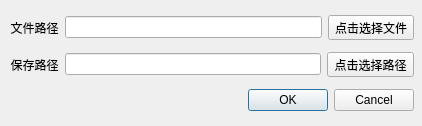
<?xml version="1.0" encoding="UTF-8"?>
<ui version="4.0">
 <class>Dialog</class>
 <widget class="QDialog" name="Dialog">
  <property name="geometry">
   <rect>
    <x>0</x>
    <y>0</y>
    <width>422</width>
    <height>126</height>
   </rect>
  </property>
  <property name="windowTitle">
   <string/>
  </property>
  <widget class="QWidget" name="verticalLayoutWidget">
   <property name="geometry">
    <rect>
     <x>10</x>
     <y>9</y>
     <width>404</width>
     <height>111</height>
    </rect>
   </property>
   <layout class="QVBoxLayout" name="verticalLayout">
    <item>
     <layout class="QHBoxLayout" name="horizontalLayout">
      <item>
       <widget class="QLabel" name="label">
        <property name="text">
         <string>文件路径</string>
        </property>
        <property name="alignment">
         <set>Qt::AlignCenter</set>
        </property>
       </widget>
      </item>
      <item>
       <widget class="QLineEdit" name="lineEdit">
        <property name="readOnly">
         <bool>true</bool>
        </property>
       </widget>
      </item>
      <item>
       <widget class="QToolButton" name="toolButton">
        <property name="minimumSize">
         <size>
          <width>0</width>
          <height>0</height>
         </size>
        </property>
        <property name="text">
         <string>点击选择文件</string>
        </property>
       </widget>
      </item>
     </layout>
    </item>
    <item>
     <layout class="QHBoxLayout" name="horizontalLayout_2">
      <item>
       <widget class="QLabel" name="label_2">
        <property name="text">
         <string>保存路径</string>
        </property>
        <property name="alignment">
         <set>Qt::AlignCenter</set>
        </property>
       </widget>
      </item>
      <item>
       <widget class="QLineEdit" name="lineEdit_2">
        <property name="readOnly">
         <bool>true</bool>
        </property>
       </widget>
      </item>
      <item>
       <widget class="QToolButton" name="toolButton_2">
        <property name="minimumSize">
         <size>
          <width>0</width>
          <height>0</height>
         </size>
        </property>
        <property name="text">
         <string>点击选择路径</string>
        </property>
       </widget>
      </item>
     </layout>
    </item>
    <item>
     <widget class="QDialogButtonBox" name="buttonBox">
      <property name="orientation">
       <enum>Qt::Horizontal</enum>
      </property>
      <property name="standardButtons">
       <set>QDialogButtonBox::Cancel|QDialogButtonBox::Ok</set>
      </property>
     </widget>
    </item>
   </layout>
  </widget>
 </widget>
 <resources/>
 <connections>
  <connection>
   <sender>buttonBox</sender>
   <signal>accepted()</signal>
   <receiver>Dialog</receiver>
   <slot>accept()</slot>
   <hints>
    <hint type="sourcelabel">
     <x>249</x>
     <y>190</y>
    </hint>
    <hint type="destinationlabel">
     <x>157</x>
     <y>215</y>
    </hint>
   </hints>
  </connection>
  <connection>
   <sender>buttonBox</sender>
   <signal>rejected()</signal>
   <receiver>Dialog</receiver>
   <slot>reject()</slot>
   <hints>
    <hint type="sourcelabel">
     <x>317</x>
     <y>190</y>
    </hint>
    <hint type="destinationlabel">
     <x>286</x>
     <y>215</y>
    </hint>
   </hints>
  </connection>
 </connections>
</ui>
